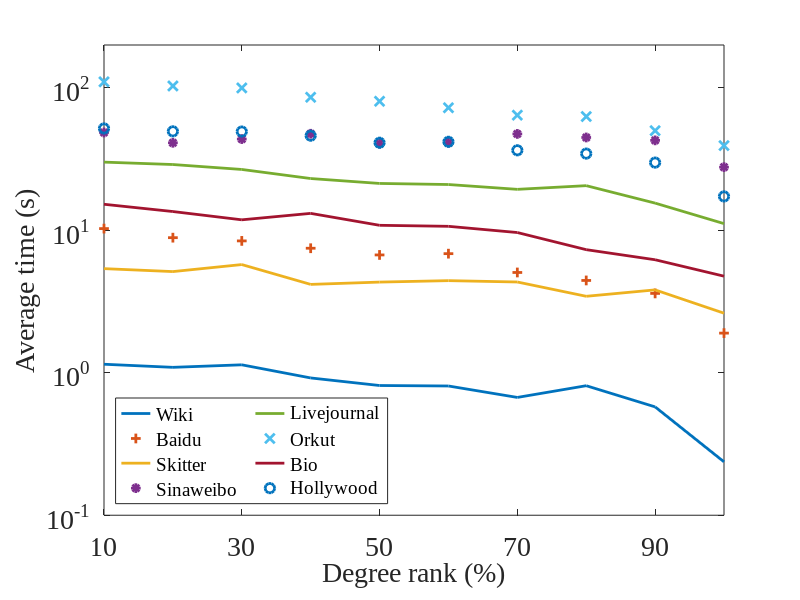

The MATLAB script that drew this image: (Note: this script raises an error after producing the figure.)
close all;
clear;
load('path.mat');

legend_string = {'Wiki' ...
    'Baidu' ...
    'Skitter' ...
    'Sinaweibo' ...
    'Livejournal' ...
    'Orkut' ...        
    'Bio'...
    'Hollywood'};

% Sequence on file:
% facebook, wiki, skitter, baidu, Livejournal, 
% orkut, sinaweibo, hollywood, bio
sequence = [2 4 3 7 5 6 9 8];
line_spec = ["-+", "-*", "-x", "-o", "-^", "-d", "-s", "-p"];
% pathinfo_seq = [path_info(2,:); path_info(4,:); path_info(3,:); path_info(7,:);...
%     path_info(5,:); path_info(6,:); path_info(9,:); path_info(8,:)];
% pathexact_seq = [path_exact(2,:); path_exact(4,:); path_exact(3,:); path_exact(7,:);...
%     path_exact(5,:); path_exact(6,:); path_exact(9,:); path_exact(8,:)];
% path_seq = pathinfo_seq + pathexact_seq;

figure(1);
%h=plot(path_seq', 'LineWidth', 2);
for idx = 1:numel(sequence)
    graph_i = sequence(idx);
    plot((path_info(graph_i,:) + path_exact(graph_i,:)) / (1000 * 100), ...
        line_spec(idx), 'LineWidth', 2, 'Markers', 7); hold on;
end
xlim([1 10]);
set(gca,'XTick',(1:2:10));
set(gca,'XTickLabel',{'10'; '30'; '50'; '70'; '90'});
set(gca, 'Fontname', 'Times New Roman', 'Fontsize', 20);
set(gca,'Ylim',[0.1 200])
set(gca, 'YScale', 'log');
set(gca, 'Fontname', 'Times New Roman', 'Fontsize', 20);
xlabel_hand=xlabel({'Degree rank (%)';' '});
set(xlabel_hand,'Fontname', 'Times New Roman', 'Fontsize', 20);
ylabel_hand=ylabel('Average time (s)');
set(ylabel_hand,'Fontname', 'Times New Roman', 'Fontsize', 20);
legend_hand = legend(legend_string);
set(legend_hand,'Fontname', 'Times New Roman', 'Fontsize', 14, ...
    "Location", "southwest", 'NumColumns', 2);

fig = gcf;
fig.PaperUnits = 'inches';
fig.PaperSize = [8 6];
fig.PaperPosition = [0 0 8 6];
print('path.pdf', '-dpdf')